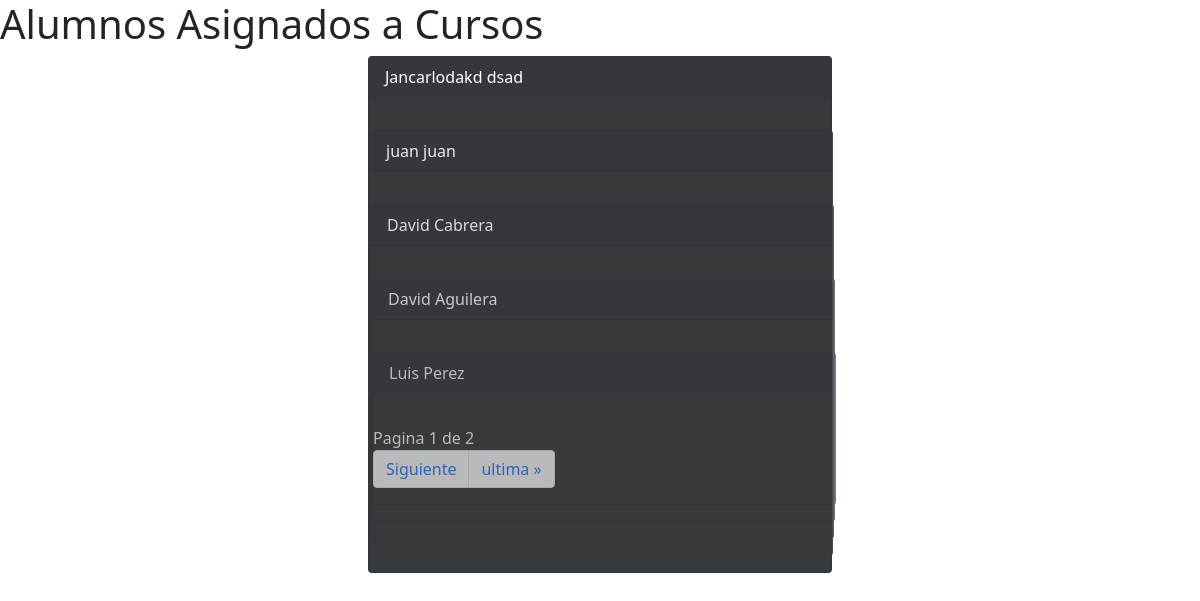
Screenshot of /listar/estudiantesCurso/2 (signed in) with the database file from the repository.
### sistema_calificacion/models.py (models this page shows, shortened)
class UserApp(models.Model):
    id_userApp = models.OneToOneField(User, on_delete=models.CASCADE)
    rol_teacher = models.ForeignKey(Roles, on_delete=models.CASCADE, default=4)
    parent_email = models.EmailField()
    def __str__(self):
        return f'{self.id_userApp.first_name} {self.id_userApp.last_name}'

### sistema_calificacion/views.py (the view)
# urls.py: path('listar/estudiantesCurso/<int:pk>',ListStudentsCourse.as_view(),name='asignados'),
class ListStudentsCourse(LoginRequiredMixin, ListView):
    template_name = 'lista.html'
    paginate_by = 5
    def get_queryset(self, *args, **kwargs):
        query = UserApp.objects.filter()
        return get_list_or_404(query)
    def get_context_data(self, **kwargs):
        context = super(ListStudentsCourse, self).get_context_data(**kwargs)
        context['title'] = 'Alumnos Asignados a Cursos'
        context['is_course'] = True
        context['subject_id'] = self.kwargs['pk']
        return context

### sistema_calificacion/Templates/lista.html (shortened to what this page needs)
{%extends "base.html"%}
{%block content%}
<h1>{{title}} </h1>
{%for articulo in object_list%}
<div class="card text-white bg-dark mb-3 mx-auto" style="width: 29rem;opacity:0.9;">
    <div class="card-header">
        {{articulo}}
    </div>
    <div class="card-body">
    </div>
{%endfor%}
 <span class="current">
      Pagina {{ page_obj.number }} de {{ page_obj.paginator.num_pages }}
  </span>
     <nav >
              <ul class="pagination">
                {% if page_obj.has_next %}
                  <li class="page-item"> <a  class="page-link" href="?page={{ page_obj.next_page_number }}">Siguiente</a></li>
                  <li class="page-item"> <a class="page-link" href="?page={{ page_obj.paginator.num_pages }}">ultima &raquo;</a></li>
                {% endif %}
              </ul>
     </nav>
{%endblock%}

### rows the page displays
UserApp: id_userApp.last_name "Jancarlodakd dsad"
UserApp: id_userApp.last_name "juan juan"
UserApp: id_userApp.last_name "David Cabrera"
UserApp: id_userApp.last_name "David Aguilera"
UserApp: id_userApp.last_name "Luis Perez"

### other values shown
{{ page_obj.number }} "1"
{{ page_obj.paginator.num_pages }} "2"
